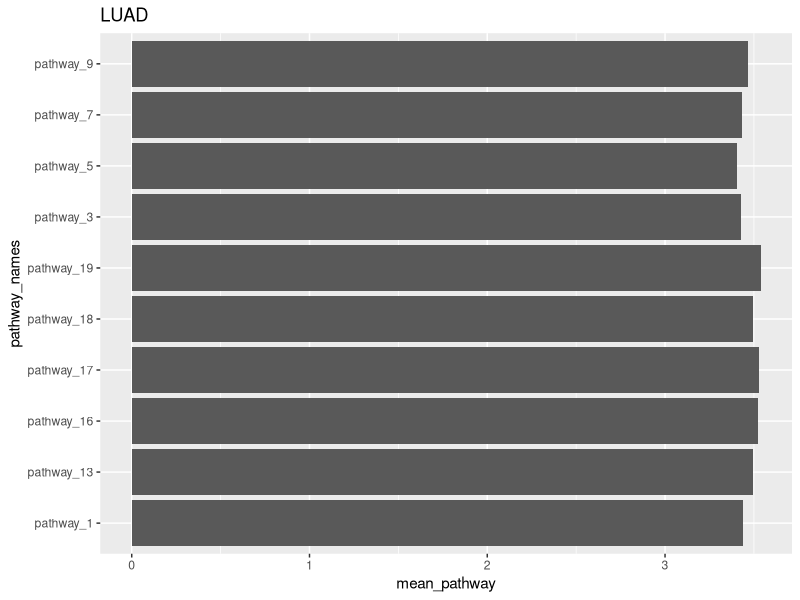
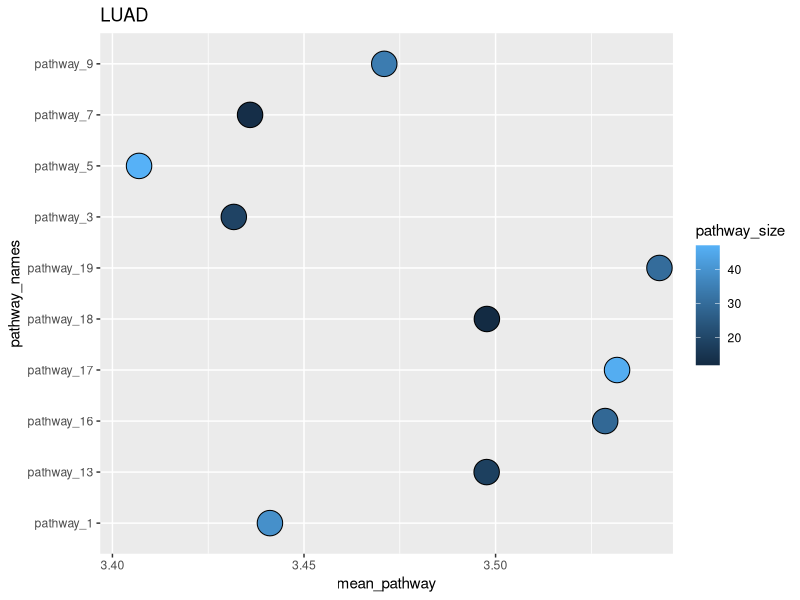

The R source for these figures, in order:
## ---- chunk 1
knitr::opts_chunk$set(echo = TRUE)
## ---- chunk 2
# p-value matrix (for pathways)

# for reproducible results set seed (runif )
set.seed(100)
df1 <- data.frame(matrix(runif(20*50, 1e-20, 1e-3), 20, 50),
                  row.names = paste("pathway", 1:20, sep = "_"))

set.seed(95)
df2 <- data.frame(matrix(runif(20*50, 1e-20, 1e-3), 20, 50),
                  row.names = paste("pathway", 1:20, sep = "_"))

df.p.value.list = list("LUAD" = df1, "BRCA" = df2)

# genset size information 

len.genesets <- sample(10:50, 20)
names(len.genesets) <- paste("pathway", 1:20, sep = "_")

head(len.genesets)
## ---- chunk 3
test  = function(Tumor){
  
  
}

lapply(df.p.value.list,test)

## ---- chunk 4
get_top10pathways_from_pvalues = function(df_p_values, length_genesets) {
  
  require(ggplot2)
  
  results <- list()
    
  df_p_values_log10 <- -log10(as.data.frame(df_p_values))
    
  mean_pathway <- as.data.frame(apply(df_p_values_log10, 1, mean))
  rownames(mean_pathway) <- rownames(df_p_values_log10)
  
  ordered_score <- mean_pathway[order(-mean_pathway[ ,1]), 1]
  top_10 <- data.frame(ordered_score[1:10])
  colnames(top_10) <- "mean_pathway"
  
  ordered_names <- order(-mean_pathway[ ,1])
  top_10_names <- ordered_names[1:10]
  top_10$pathway_names <- row.names(mean_pathway)[top_10_names]
  
  results[[1]] <- top_10
  
  results[[2]] <- ggplot(data = top_10, aes(x = mean_pathway, pathway_names))+
    geom_bar(stat = "identity")+
    labs(title = names(df_p_values))
  
  pathway_size <- order(-mean_pathway[ ,1])
  top_10_size <- pathway_size[1:10]
  top_10$pathway_size <- length_genesets[top_10_size]
  
  top_10$pathway_names <- as.factor(top_10$pathway_names)
  
  results[[3]] <- ggplot(data = top_10, aes(x = mean_pathway, y = pathway_names,
                                            fill = pathway_size))+
    geom_dotplot(position = "identity",
                 binwidth = 0.5,
                 binaxis = "y")+
    labs(title = names(df_p_values))
  
  print(results)
}
## ---- chunk 5
#deparse(substitute(df.p.value.list[[1]]))

names(df.p.value.list[1][1])
## ---- chunk 6
get_top10pathways_from_pvalues(df.p.value.list[1], len.genesets)
                               
## ---- chunk 7
best_function = function(df_p_values, length_genesets) {
  
  names(df_p_values[12])
  
}



## ---- chunk 8

#lapply(df.p.value.list, get_top10pathways_from_pvalues, length_genesets = len.genesets)
lapply(df.p.value.list, best_function, length_genesets = len.genesets)
